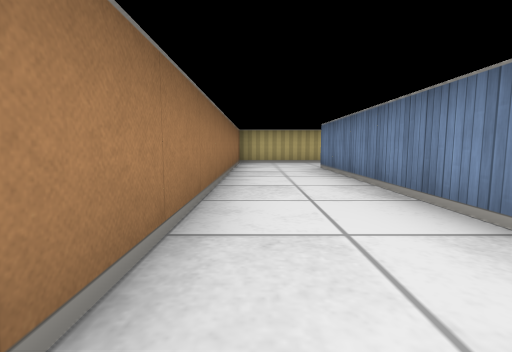
view 1 (above)

18 first-person views from a walk through a cub3D level. The camera is about half as high as the walls, tilts 6° down and sees 85° across. The floor is counted in squares. Each view is taken from the middle of a square. On the plan, view 1 faces up. The plan holds only what a view shows up to about 9 squares ahead; the rest is blank.

view 2
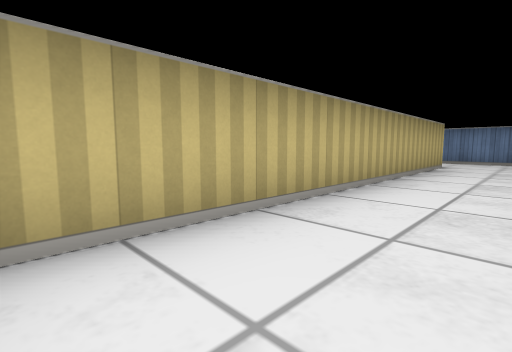

view 3
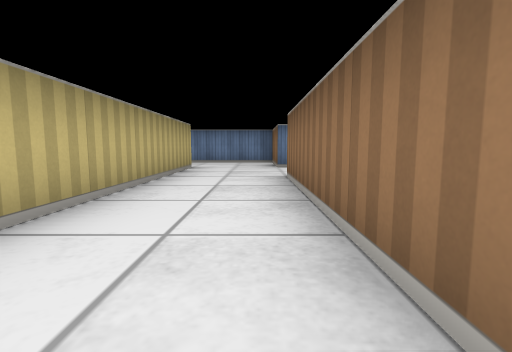

view 4
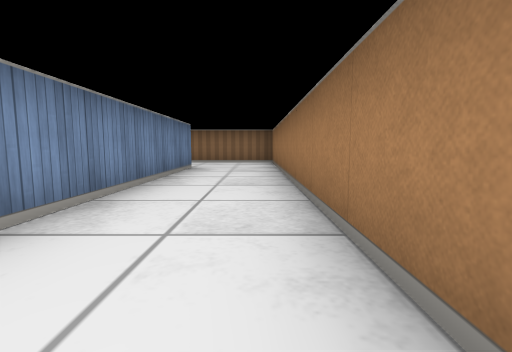

view 5
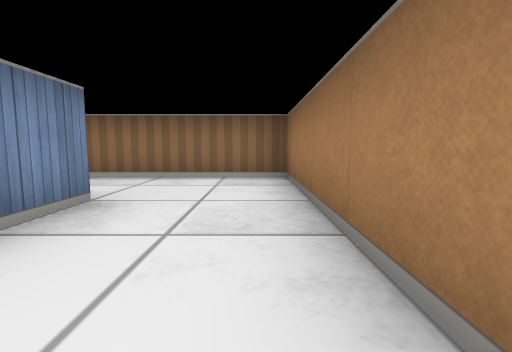

view 6
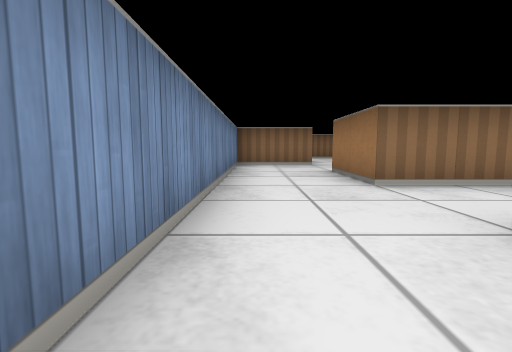

view 7
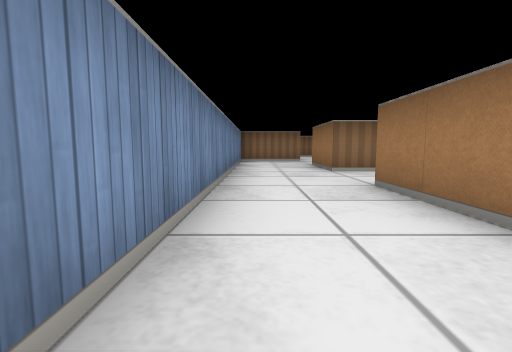

view 8
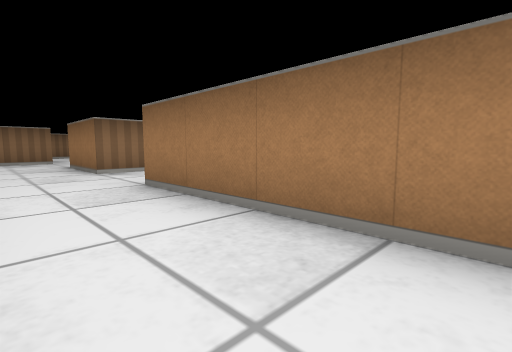

view 9
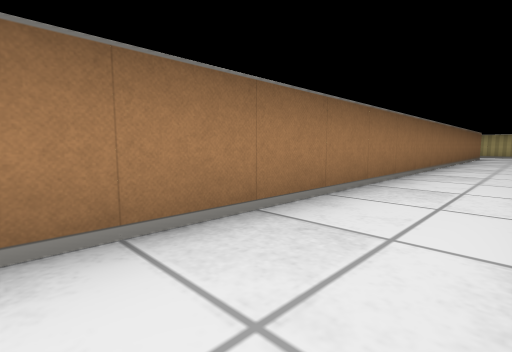

view 10
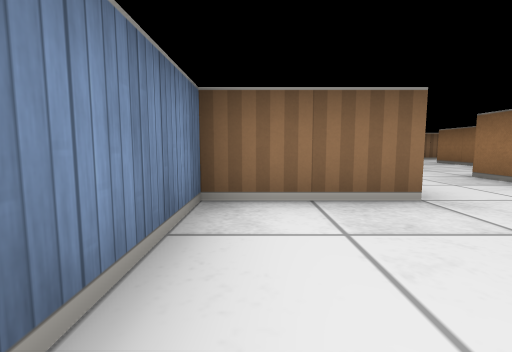

view 11
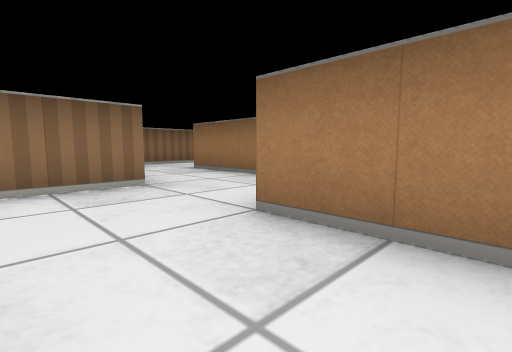

view 12
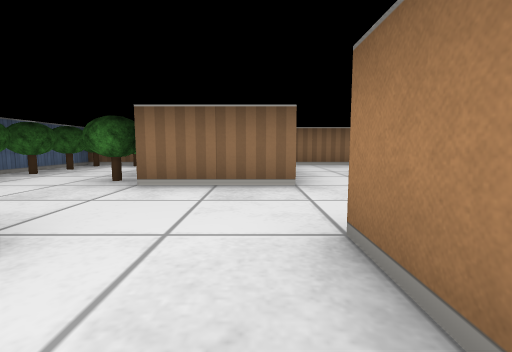

view 13
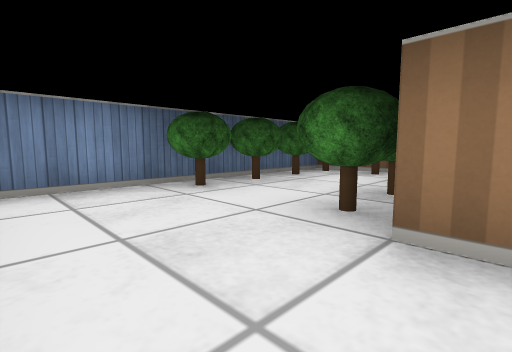

view 14
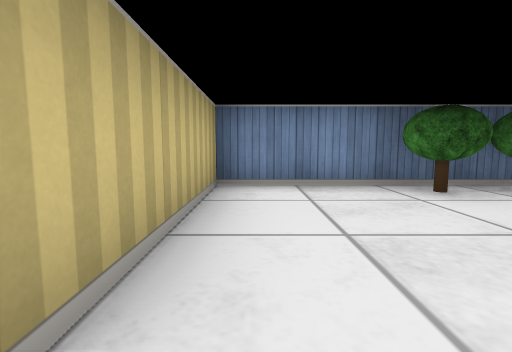

view 15
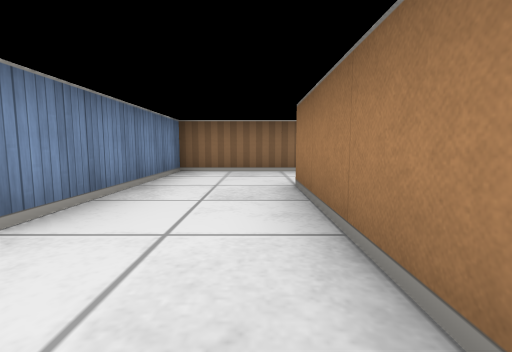

view 16
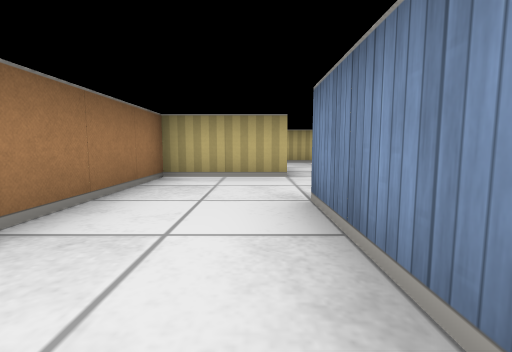

view 17
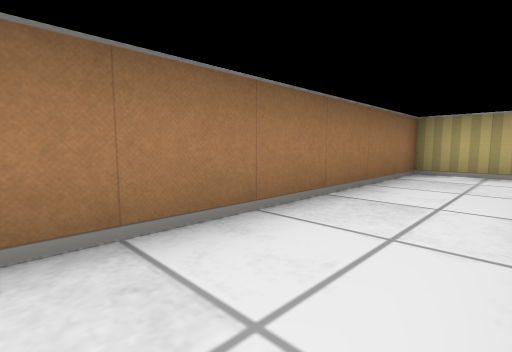

view 18
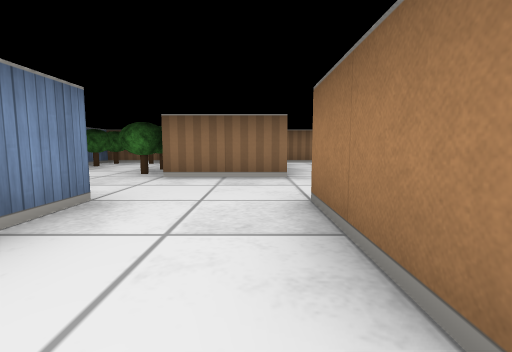

### Floor plan
Ten units are one square. View 1 is at (0, 0); x grows to the right and y downward. Boxes are objects, and circles mark ways between rooms. Rooms are numbered by the first view taken in them; rooms with no view inside come last. Other rooms are left out.
<svg viewBox="-10 -259 120 279">
<path fill="none" stroke="#000" d="M75 -65 95 -65 95 -105M75 -105 75 -85 -5 -85 -5 15 15 15M15 -5 15 -65 55 -65M75 -254 75 -125M95 -105 95 -155M55 -25 75 -25M55 -65 55 -45 35 -45 35 -25M105 15 105 -45 75 -45 75 -65M89 15 105 15M35 -25 35 -5M15 15 55 15 55 -25"/>
<rect x="75" y="-15" width="10" height="10" fill="#bbb"><title>tree</title></rect>
<rect x="75" y="-25" width="10" height="10" fill="#bbb"><title>tree</title></rect>
<rect x="85" y="5" width="10" height="10" fill="#bbb"><title>other object</title></rect>
<rect x="95" y="5" width="10" height="10" fill="#bbb"><title>tree</title></rect>
<rect x="95" y="-5" width="10" height="10" fill="#bbb"><title>tree</title></rect>
<rect x="95" y="-15" width="10" height="10" fill="#bbb"><title>tree</title></rect>
<rect x="95" y="-25" width="10" height="10" fill="#bbb"><title>tree</title></rect>
<circle cx="85" cy="-95" r="3" fill="#2a7"/>
<circle cx="65" cy="-55" r="3" fill="#2a7"/>
<circle cx="25" cy="5" r="3" fill="#2a7"/>
<circle cx="45" cy="-15" r="3" fill="#2a7"/>
<text x="30" y="-70">1</text>
<text x="50" y="-220">2</text>
<text x="80" y="-30">3</text>
<text x="40" y="0">4</text>
</svg>
Room 1 opens to room 2. Room 1 opens to room 3. Room 1 opens to room 4. Room 3 opens to room 4.

Where each view was taken, in squares from view 1:
view 1: 0 up, 0 right, facing up
view 2: 7 up, 0 right, facing up-right
view 3: 7 up, 1 right, facing right
view 4: 7 up, 0 right, facing down
view 5: 3 up, 0 right, facing down
view 6: 14 up, 9 right, facing down
view 7: 16 up, 9 right, facing down
view 8: 16 up, 9 right, facing down-left
view 9: 14 up, 9 right, facing up-left
view 10: 9 up, 9 right, facing down
view 11: 6 up, 7 right, facing down-left
view 12: 6 up, 6 right, facing down
view 13: 4 up, 7 right, facing down-right
view 14: 4 up, 7 right, facing right
view 15: 4 up, 4 right, facing down
view 16: 0 up, 5 right, facing up
view 17: 3 up, 1 right, facing up-left
view 18: 7 up, 6 right, facing down
